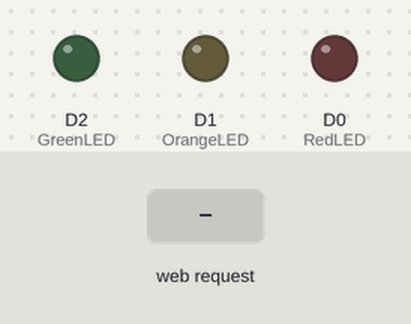
The sketch below on a simulated ESP8266 (NodeMCU). On the bench: output pins drawn as LEDs (lit = HIGH). Inputs (shaded band) come from the test bench. WiFi joins after 1.5 s; servers stay silent unless stated; what the sketch prints to the serial monitor is not drawn.

Above: at 2.7 s.
2.8 s: HTTP request GET /RedLED=ON received
At 3.2 s:
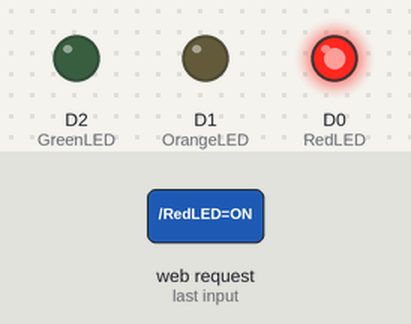
4.3 s: HTTP request GET /OrangeLED=ON received
At 5.5 s:
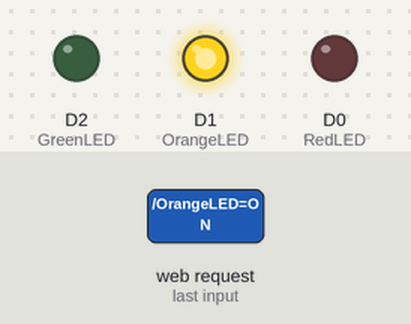
5.8 s: HTTP request GET /GreenLED=ON received
At 6.7 s:
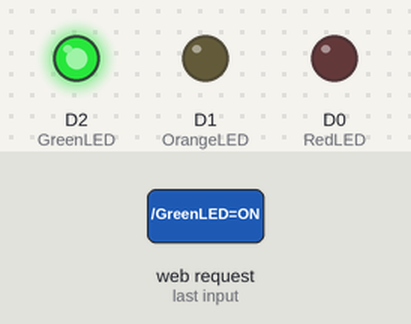
Timing chart, 0 to 8.8 s (numbered marks = the images above; inputs shaded):
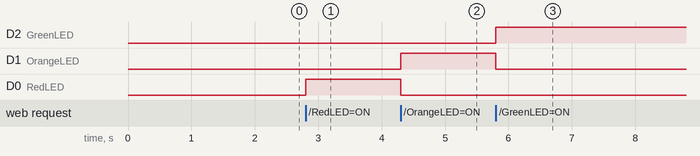

The sketch:

ESP_8266_AP_Code_with_html_page_to_control_3LEDs.cpp.ino
```cpp
// //Include built in wifi lib
// #include <ESP8266WiFi.h>

// const char* ssid = "Eng Otieno - R";    //  Your Wi-Fi Name
// const char* password = "5Aim95AnRgb";   // Wi-Fi Password

// int RedLED = D0;
// int OrangeLED = D1;
// int GreenLED = D2;

// WiFiServer server(80);

// void setup()

// {

//   Serial.begin(115200); //Default Baudrate
//   pinMode(RedLED, OUTPUT);
//   pinMode(OrangeLED, OUTPUT);
//   pinMode(GreenLED, OUTPUT);

//   digitalWrite(RedLED, LOW);
//   digitalWrite(OrangeLED, LOW);
//   digitalWrite(GreenLED, LOW);
//   Serial.print("Connecting to the Newtork");

//   WiFi.begin(ssid, password);
//   while (WiFi.status() != WL_CONNECTED) //while board not connected to wifi
//   {
//     delay(500);
//     Serial.print("Trying to connect to WiFi.......");
//   }

//   Serial.println("WiFi connected.....");
//   server.begin();  // Starts the Server
//   Serial.println("Server started.......");
//   Serial.print("WiFi Network IP Address: "); // will IP address on Serial Monitor
//   Serial.println(WiFi.localIP());
//   Serial.print("Paste this URL on browser to control the LEDs: http://"); // Will print IP address in URL format
//   Serial.print(WiFi.localIP());
//   Serial.println("/");
// }

// void loop()

// {

//   WiFiClient client = server.available();
//   if (!client)
//   {
//     return;
//   }
//   Serial.println("Waiting for new client");

//   while(!client.available())
//   {
//     delay(1);
//   }
//   String request = client.readStringUntil('\r');
//   Serial.println(request);
//   client.flush();
//   int value = LOW;

//   if(request.indexOf("/RedLED=ON") != -1)
//   {
//     digitalWrite(RedLED, HIGH); // Turn LED ON
//     digitalWrite(OrangeLED, LOW);
//     digitalWrite(GreenLED, LOW);
//     value = HIGH;
//   }


//   if(request.indexOf("/RedLED=OFF") != -1)
//   {

//     digitalWrite(RedLED, LOW); // Turn LED OFF
//     // digitalWrite(OrangeLED, LOW);
//     // digitalWrite(GreenLED, LOW);
//     value = LOW;

//   }


//   // Control OrangeLED
//   if(request.indexOf("/OrangeLED=ON") != -1)
//   {
//     digitalWrite(RedLED, LOW); // Turn LED ON
//     digitalWrite(OrangeLED, HIGH);
//     digitalWrite(GreenLED, LOW);
//     value = HIGH;
//   }

//   if(request.indexOf("/OrangeLED=OFF") != -1)
//   {

//     // digitalWrite(RedLED, LOW); // Turn LED OFF
//     digitalWrite(OrangeLED, LOW);
//     // digitalWrite(GreenLED, LOW);
//     value = LOW;

//   }

// // Control GreenLED
//   if(request.indexOf("/GreenLED=ON") != -1)
//   {
//     digitalWrite(RedLED, LOW); // Turn LED ON
//     digitalWrite(OrangeLED, LOW);
//     digitalWrite(GreenLED, HIGH);
//     value = HIGH;
//   }

//   if(request.indexOf("/GreenLED=OFF") != -1)
//   {

//     // digitalWrite(RedLED, LOW); // Turn LED OFF
//     // digitalWrite(OrangeLED, LOW);
//     digitalWrite(GreenLED, LOW);
//     value = LOW;

//   }


// //*------------------HTML Page Code---------------------*//
//   client.println("HTTP/1.1 200 OK");
//   client.println("Content-Type: text/html");
//   client.println("");
//   client.println("<!DOCTYPE HTML>");
//   //html code to Control Red LED
//   client.println("<html>");
//   client.print(" CONTROL RedLED: ");
//   if(value == HIGH)
//   {
//     client.print("ON");  }
//   else
//   {
//     client.print("OFF");
//   }
//    client.println("<br><br>");
//   client.println("<a href=\"/RedLED=ON\"\"><button>ON</button></a>");
//   client.println("<a href=\"/RedLED=OFF\"\"><button>OFF</button></a><br />");
//   client.println("</html>");
//   delay(1);

// //  html code to control Oranage LED
//   client.println("<html>");
//   client.print(" CONTROL OrangeLED: ");
//   if(value == HIGH)
//   {
//     client.print("ON");  }
//   else
//   {
//     client.print("OFF");
//   }

//   client.println("<br><br>");
//   client.println("<a href=\"/OrnageLED=ON\"\"><button>ON</button></a>");
//   client.println("<a href=\"/OrnageLED=OFF\"\"><button>OFF</button></a><br />");
//   client.println("</html>");
//   delay(1);

// //  html code to control Green LED
//   client.println("<html>");
//   client.print(" CONTROL GreenLED: ");
//   if(value == HIGH)
//   {
//     client.print("ON");  }
//   else
//   {
//     client.print("OFF");
//   }
//   client.println("<br><br>");
//   client.println("<a href=\"/GreenLED=ON\"\"><button>ON</button></a>");
//   client.println("<a href=\"/GreenLED=OFF\"\"><button>OFF</button></a><br />");
//   client.println("</html>");
//   delay(1);

//   Serial.println("Client disonnected");
//   Serial.println("");
// }


//Include built in wifi lib
#include <ESP8266WiFi.h>

const char* ssid = "Eng Otieno - R";    //  Your Wi-Fi Name
const char* password = "5Aim95AnRgb";   // Wi-Fi Password

int RedLED = D0;
int OrangeLED = D1;
int GreenLED = D2;

WiFiServer server(80);

void setup()

{

  Serial.begin(115200); //Default Baudrate
  pinMode(RedLED, OUTPUT);
  pinMode(OrangeLED, OUTPUT);
  pinMode(GreenLED, OUTPUT);

  digitalWrite(RedLED, LOW);
  digitalWrite(OrangeLED, LOW);
  digitalWrite(GreenLED, LOW);
  Serial.print("Connecting to the Newtork");

  WiFi.begin(ssid, password);
  while (WiFi.status() != WL_CONNECTED) //while board not connected to wifi
  {
    delay(500);
    Serial.print("Trying to connect to WiFi.......");
  }

  Serial.println("WiFi connected.....");
  server.begin();  // Starts the Server
  Serial.println("Server started.......");
  Serial.print("WiFi Network IP Address: "); // will IP address on Serial Monitor
  Serial.println(WiFi.localIP());
  Serial.print("Paste this URL on browser to control the LEDs: http://"); // Will print IP address in URL format
  Serial.print(WiFi.localIP());
  Serial.println("/");
}

void loop()

{

  WiFiClient client = server.available();
  if (!client)
  {
    return;
  }
  Serial.println("Waiting for new client");

  while(!client.available())
  {
    delay(1);
  }
  String request = client.readStringUntil('\r');
  Serial.println(request);
  client.flush();
  int value = LOW;

  if(request.indexOf("/RedLED=ON") != -1)
  {
    digitalWrite(RedLED, HIGH); // Turn LED ON
    digitalWrite(OrangeLED, LOW);
    digitalWrite(GreenLED, LOW);
    value = HIGH;
  }


  if(request.indexOf("/RedLED=OFF") != -1)
  {

    digitalWrite(RedLED, LOW); // Turn LED OFF
    // digitalWrite(OrangeLED, LOW);
    // digitalWrite(GreenLED, LOW);
    value = LOW;

  }


  // Control OrangeLED
  if(request.indexOf("/OrangeLED=ON") != -1)
  {
    digitalWrite(RedLED, LOW); // Turn LED ON
    digitalWrite(OrangeLED, HIGH);
    digitalWrite(GreenLED, LOW);
    value = HIGH;
  }

  if(request.indexOf("/OrangeLED=OFF") != -1)
  {

    // digitalWrite(RedLED, LOW); // Turn LED OFF
    digitalWrite(OrangeLED, LOW);
    // digitalWrite(GreenLED, LOW);
    value = LOW;

  }

// Control GreenLED
  if(request.indexOf("/GreenLED=ON") != -1)
  {
    digitalWrite(RedLED, LOW); // Turn LED ON
    digitalWrite(OrangeLED, LOW);
    digitalWrite(GreenLED, HIGH);
    value = HIGH;
  }

  if(request.indexOf("/GreenLED=OFF") != -1)
  {

    // digitalWrite(RedLED, LOW); // Turn LED OFF
    // digitalWrite(OrangeLED, LOW);
    digitalWrite(GreenLED, LOW);
    value = LOW;

  }
  char LED = RedLED, OrangeLED, GreenLED;
  // char LED;


//*------------------HTML Page Code---------------------*//
  client.println("HTTP/1.1 200 OK");
  client.println("Content-Type: text/html");
  client.println("");
  client.println("<!DOCTYPE HTML>");

  // for (LED in LEDs)
  // {
  //html code to Control Red LED
  if (LED == RedLED)
  {
    client.println("<html>");
    client.print(" CONTROL RedLED: ");
    if(value == HIGH)
    {
      client.print("ON");  }
    else
    {
      client.print("OFF");
    }
    client.println("<br><br>");
    client.println("<a href=\"/RedLED=ON\"\"><button>ON</button></a>");
    client.println("<a href=\"/RedLED=OFF\"\"><button>OFF</button></a><br />");
    client.println("</html>");
    delay(1);
  }
 //  html code to control Oranage LED
  if (LED == OrangeLED)
  {
    client.println("<html>");
    client.print(" CONTROL OrangeLED: ");
    if(value == HIGH)
    {
      client.print("ON");  }
    else
    {
      client.print("OFF");
    }
    client.println("<br><br>");
    client.println("<a href=\"/OrnageLED=ON\"\"><button>ON</button></a>");
    client.println("<a href=\"/OrnageLED=OFF\"\"><button>OFF</button></a><br />");
    client.println("</html>");
    delay(1);
  }
  //  html code to control Green LED
  if (LED == GreenLED)
  {
    client.println("<html>");
    client.print(" CONTROL GreenLED: ");
    if(value == HIGH)
    {
      client.print("ON");  }
    else
    {
      client.print("OFF");
    }
    client.println("<br><br>");
    client.println("<a href=\"/GreenLED=ON\"\"><button>ON</button></a>");
    client.println("<a href=\"/GreenLED=OFF\"\"><button>OFF</button></a><br />");
    client.println("</html>");
    delay(1);
  }

  Serial.println("Client disonnected");
  Serial.println("");
}


 
```

Measured:
- after the input at 2.8 s, D0 (RedLED): LOW → HIGH at once
- after the input at 4.3 s, D1 (OrangeLED): LOW → HIGH at once; D0 (RedLED): HIGH → LOW at once
- after the input at 5.8 s, D2 (GreenLED): LOW → HIGH at once; D1 (OrangeLED): HIGH → LOW at once
